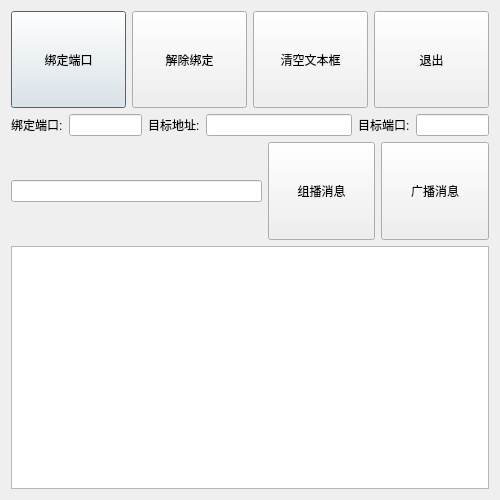
<?xml version="1.0" encoding="UTF-8"?>
<ui version="4.0">
 <class>Dialogudpsender</class>
 <widget class="QDialog" name="Dialogudpsender">
  <property name="geometry">
   <rect>
    <x>0</x>
    <y>0</y>
    <width>500</width>
    <height>500</height>
   </rect>
  </property>
  <property name="windowTitle">
   <string>UDP Sender/Receiver  UDP单播/UDP广播</string>
  </property>
  <layout class="QVBoxLayout" name="verticalLayout" stretch="2,1,2,5">
   <item>
    <layout class="QHBoxLayout" name="horizontalLayout_3">
     <item>
      <widget class="QPushButton" name="actStart">
       <property name="sizePolicy">
        <sizepolicy hsizetype="Preferred" vsizetype="Preferred">
         <horstretch>0</horstretch>
         <verstretch>0</verstretch>
        </sizepolicy>
       </property>
       <property name="text">
        <string>绑定端口</string>
       </property>
      </widget>
     </item>
     <item>
      <widget class="QPushButton" name="actStop">
       <property name="sizePolicy">
        <sizepolicy hsizetype="Preferred" vsizetype="Preferred">
         <horstretch>0</horstretch>
         <verstretch>0</verstretch>
        </sizepolicy>
       </property>
       <property name="text">
        <string>解除绑定</string>
       </property>
      </widget>
     </item>
     <item>
      <widget class="QPushButton" name="pushButton_3">
       <property name="sizePolicy">
        <sizepolicy hsizetype="Preferred" vsizetype="Preferred">
         <horstretch>0</horstretch>
         <verstretch>0</verstretch>
        </sizepolicy>
       </property>
       <property name="text">
        <string>清空文本框</string>
       </property>
      </widget>
     </item>
     <item>
      <widget class="QPushButton" name="pushButton_4">
       <property name="sizePolicy">
        <sizepolicy hsizetype="Preferred" vsizetype="Preferred">
         <horstretch>0</horstretch>
         <verstretch>0</verstretch>
        </sizepolicy>
       </property>
       <property name="text">
        <string>退出</string>
       </property>
      </widget>
     </item>
    </layout>
   </item>
   <item>
    <layout class="QHBoxLayout" name="horizontalLayout_2" stretch="1,2,1,4,1,2">
     <item>
      <widget class="QLabel" name="label">
       <property name="text">
        <string>绑定端口:</string>
       </property>
      </widget>
     </item>
     <item>
      <widget class="QLineEdit" name="lineEdit_bind"/>
     </item>
     <item>
      <widget class="QLabel" name="label_2">
       <property name="text">
        <string>目标地址:</string>
       </property>
      </widget>
     </item>
     <item>
      <widget class="QLineEdit" name="lineEdit_IP"/>
     </item>
     <item>
      <widget class="QLabel" name="label_3">
       <property name="text">
        <string>目标端口:</string>
       </property>
      </widget>
     </item>
     <item>
      <widget class="QLineEdit" name="lineEdit_Port"/>
     </item>
    </layout>
   </item>
   <item>
    <layout class="QHBoxLayout" name="horizontalLayout" stretch="7,3,3">
     <item>
      <widget class="QLineEdit" name="lineEdit"/>
     </item>
     <item>
      <widget class="QPushButton" name="btnSend">
       <property name="sizePolicy">
        <sizepolicy hsizetype="Preferred" vsizetype="Preferred">
         <horstretch>0</horstretch>
         <verstretch>0</verstretch>
        </sizepolicy>
       </property>
       <property name="text">
        <string>组播消息</string>
       </property>
      </widget>
     </item>
     <item>
      <widget class="QPushButton" name="btnBroadcast">
       <property name="sizePolicy">
        <sizepolicy hsizetype="Minimum" vsizetype="Preferred">
         <horstretch>0</horstretch>
         <verstretch>0</verstretch>
        </sizepolicy>
       </property>
       <property name="text">
        <string>广播消息</string>
       </property>
      </widget>
     </item>
    </layout>
   </item>
   <item>
    <widget class="QTextEdit" name="textEdit"/>
   </item>
  </layout>
 </widget>
 <resources/>
 <connections/>
</ui>
